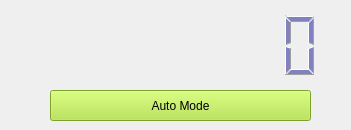
        <widget class="QFrame" name="frame">
         <property name="sizePolicy">
          <sizepolicy hsizetype="Expanding" vsizetype="Expanding">
           <horstretch>0</horstretch>
           <verstretch>0</verstretch>
          </sizepolicy>
         </property>
         <property name="minimumSize">
          <size>
           <width>351</width>
           <height>0</height>
          </size>
         </property>
         <property name="maximumSize">
          <size>
           <width>251</width>
           <height>16777215</height>
          </size>
         </property>
         <property name="font">
          <font>
           <kerning>true</kerning>
          </font>
         </property>
         <property name="frameShape">
          <enum>QFrame::NoFrame</enum>
         </property>
         <property name="frameShadow">
          <enum>QFrame::Raised</enum>
         </property>
         <widget class="QLCDNumber" name="txt_horas">
          <property name="geometry">
           <rect>
            <x>30</x>
            <y>10</y>
            <width>301</width>
            <height>71</height>
           </rect>
          </property>
          <property name="styleSheet">
           <string notr="true">color: rgb(129, 129, 194);</string>
          </property>
          <property name="frameShape">
           <enum>QFrame::NoFrame</enum>
          </property>
          <property name="digitCount">
           <number>8</number>
          </property>
          <property name="mode">
           <enum>QLCDNumber::Dec</enum>
          </property>
         </widget>
         <widget class="QPushButton" name="bt_autoMode">
          <property name="geometry">
           <rect>
            <x>50</x>
            <y>90</y>
            <width>261</width>
            <height>31</height>
           </rect>
          </property>
          <property name="sizePolicy">
           <sizepolicy hsizetype="Minimum" vsizetype="Expanding">
            <horstretch>0</horstretch>
            <verstretch>0</verstretch>
           </sizepolicy>
          </property>
          <property name="autoFillBackground">
           <bool>false</bool>
          </property>
          <property name="styleSheet">
           <string notr="true">background-color: rgb(175, 227, 59);</string>
          </property>
          <property name="text">
           <string>Auto Mode</string>
          </property>
          <property name="icon">
           <iconset resource="resources.qrc">
            <normaloff>:/icons/flat/Einstein-48.png</normaloff>:/icons/flat/Einstein-48.png</iconset>
          </property>
          <property name="iconSize">
           <size>
            <width>32</width>
            <height>32</height>
           </size>
          </property>
          <property name="autoDefault">
           <bool>false</bool>
          </property>
          <property name="default">
           <bool>false</bool>
          </property>
          <property name="flat">
           <bool>false</bool>
          </property>
         </widget>
         <widget class="QLabel" name="VU_MAIN_R9">
          <property name="geometry">
           <rect>
            <x>16</x>
            <y>30</y>
            <width>8</width>
            <height>8</height>
           </rect>
          </property>
          <property name="styleSheet">
           <string notr="true"/>
          </property>
          <property name="text">
           <string/>
          </property>
          <property name="pixmap">
           <pixmap resource="resources.qrc">:/icons/led_yellow_off.png</pixmap>
          </property>
         </widget>
         <widget class="QLabel" name="VU_MAIN_L10">
          <property name="geometry">
           <rect>
            <x>6</x>
            <y>20</y>
            <width>8</width>
            <height>8</height>
           </rect>
          </property>
          <property name="styleSheet">
           <string notr="true"/>
          </property>
          <property name="text">
           <string/>
          </property>
          <property name="pixmap">
           <pixmap resource="resources.qrc">:/icons/led_red_off.png</pixmap>
          </property>
         </widget>
         <widget class="QLabel" name="VU_MAIN_L5">
          <property name="geometry">
           <rect>
            <x>6</x>
            <y>70</y>
            <width>8</width>
            <height>8</height>
           </rect>
          </property>
          <property name="styleSheet">
           <string notr="true"/>
          </property>
          <property name="text">
           <string/>
          </property>
          <property name="pixmap">
           <pixmap resource="resources.qrc">:/icons/led_green_off.png</pixmap>
          </property>
         </widget>
         <widget class="QLabel" name="VU_MAIN_L9">
          <property name="geometry">
           <rect>
            <x>6</x>
            <y>30</y>
            <width>8</width>
            <height>8</height>
           </rect>
          </property>
          <property name="styleSheet">
           <string notr="true"/>
          </property>
          <property name="text">
           <string/>
          </property>
          <property name="pixmap">
           <pixmap resource="resources.qrc">:/icons/led_yellow_off.png</pixmap>
          </property>
         </widget>
         <widget class="QLabel" name="VU_MAIN_L6">
          <property name="geometry">
           <rect>
            <x>6</x>
            <y>60</y>
            <width>8</width>
            <height>8</height>
           </rect>
          </property>
          <property name="styleSheet">
           <string notr="true"/>
          </property>
          <property name="text">
           <string/>
          </property>
          <property name="pixmap">
           <pixmap resource="resources.qrc">:/icons/led_green_off.png</pixmap>
          </property>
         </widget>
         <widget class="QLabel" name="VU_MAIN_R10">
          <property name="geometry">
           <rect>
            <x>16</x>
            <y>20</y>
            <width>8</width>
            <height>8</height>
           </rect>
          </property>
          <property name="styleSheet">
           <string notr="true"/>
          </property>
          <property name="text">
           <string/>
          </property>
          <property name="pixmap">
           <pixmap resource="resources.qrc">:/icons/led_red_off.png</pixmap>
          </property>
         </widget>
         <widget class="QLabel" name="VU_MAIN_R4">
          <property name="geometry">
           <rect>
            <x>16</x>
            <y>80</y>
            <width>8</width>
            <height>8</height>
           </rect>
          </property>
          <property name="styleSheet">
           <string notr="true"/>
          </property>
          <property name="text">
           <string/>
          </property>
          <property name="pixmap">
           <pixmap resource="resources.qrc">:/icons/led_blue_off.png</pixmap>
          </property>
         </widget>
         <widget class="QLabel" name="VU_MAIN_L3">
          <property name="geometry">
           <rect>
            <x>6</x>
            <y>90</y>
            <width>8</width>
            <height>8</height>
           </rect>
          </property>
          <property name="styleSheet">
           <string notr="true"/>
          </property>
          <property name="text">
           <string/>
          </property>
          <property name="pixmap">
           <pixmap resource="resources.qrc">:/icons/led_blue_off.png</pixmap>
          </property>
         </widget>
         <widget class="QLabel" name="VU_MAIN_R2">
          <property name="geometry">
           <rect>
            <x>16</x>
            <y>100</y>
            <width>8</width>
            <height>8</height>
           </rect>
          </property>
          <property name="styleSheet">
           <string notr="true"/>
          </property>
          <property name="text">
           <string/>
          </property>
          <property name="pixmap">
           <pixmap resource="resources.qrc">:/icons/led_blue_off.png</pixmap>
          </property>
         </widget>
         <widget class="QLabel" name="VU_MAIN_L2">
          <property name="geometry">
           <rect>
            <x>6</x>
            <y>100</y>
            <width>8</width>
            <height>8</height>
           </rect>
          </property>
          <property name="styleSheet">
           <string notr="true"/>
          </property>
          <property name="text">
           <string/>
          </property>
          <property name="pixmap">
           <pixmap resource="resources.qrc">:/icons/led_blue_off.png</pixmap>
          </property>
         </widget>
         <widget class="QLabel" name="VU_MAIN_R5">
          <property name="geometry">
           <rect>
            <x>16</x>
            <y>70</y>
            <width>8</width>
            <height>8</height>
           </rect>
          </property>
          <property name="styleSheet">
           <string notr="true"/>
          </property>
          <property name="text">
           <string/>
          </property>
          <property name="pixmap">
           <pixmap resource="resources.qrc">:/icons/led_green_off.png</pixmap>
          </property>
         </widget>
         <widget class="QLabel" name="VU_MAIN_R3">
          <property name="geometry">
           <rect>
            <x>16</x>
            <y>90</y>
            <width>8</width>
            <height>8</height>
           </rect>
          </property>
          <property name="styleSheet">
           <string notr="true"/>
          </property>
          <property name="text">
           <string/>
          </property>
          <property name="pixmap">
           <pixmap resource="resources.qrc">:/icons/led_blue_off.png</pixmap>
          </property>
         </widget>
         <widget class="QLabel" name="VU_MAIN_R7">
          <property name="geometry">
           <rect>
            <x>16</x>
            <y>50</y>
            <width>8</width>
            <height>8</height>
           </rect>
          </property>
          <property name="styleSheet">
           <string notr="true"/>
          </property>
          <property name="text">
           <string/>
          </property>
          <property name="pixmap">
           <pixmap resource="resources.qrc">:/icons/led_green_off.png</pixmap>
          </property>
         </widget>
         <widget class="QLabel" name="VU_MAIN_R8">
          <property name="geometry">
           <rect>
            <x>16</x>
            <y>40</y>
            <width>8</width>
            <height>8</height>
           </rect>
          </property>
          <property name="styleSheet">
           <string notr="true"/>
          </property>
          <property name="text">
           <string/>
          </property>
          <property name="pixmap">
           <pixmap resource="resources.qrc">:/icons/led_green_off.png</pixmap>
          </property>
         </widget>
         <widget class="QLabel" name="VU_MAIN_L7">
          <property name="geometry">
           <rect>
            <x>6</x>
            <y>50</y>
            <width>8</width>
            <height>8</height>
           </rect>
          </property>
          <property name="styleSheet">
           <string notr="true"/>
          </property>
          <property name="text">
           <string/>
          </property>
          <property name="pixmap">
           <pixmap resource="resources.qrc">:/icons/led_green_off.png</pixmap>
          </property>
         </widget>
         <widget class="QLabel" name="VU_MAIN_L1">
          <property name="geometry">
           <rect>
            <x>6</x>
            <y>110</y>
            <width>8</width>
            <height>8</height>
           </rect>
          </property>
          <property name="styleSheet">
           <string notr="true"/>
          </property>
          <property name="text">
           <string/>
          </property>
          <property name="pixmap">
           <pixmap resource="resources.qrc">:/icons/led_blue_off.png</pixmap>
          </property>
          <property name="scaledContents">
           <bool>false</bool>
          </property>
         </widget>
         <widget class="QLabel" name="VU_MAIN_L4">
          <property name="geometry">
           <rect>
            <x>6</x>
            <y>80</y>
            <width>8</width>
            <height>8</height>
           </rect>
          </property>
          <property name="styleSheet">
           <string notr="true"/>
          </property>
          <property name="text">
           <string/>
          </property>
          <property name="pixmap">
           <pixmap resource="resources.qrc">:/icons/led_blue_off.png</pixmap>
          </property>
         </widget>
         <widget class="QLabel" name="VU_MAIN_R1">
          <property name="geometry">
           <rect>
            <x>16</x>
            <y>110</y>
            <width>8</width>
            <height>8</height>
           </rect>
          </property>
          <property name="styleSheet">
           <string notr="true"/>
          </property>
          <property name="text">
           <string/>
          </property>
          <property name="pixmap">
           <pixmap resource="resources.qrc">:/icons/led_blue_off.png</pixmap>
          </property>
         </widget>
         <widget class="QLabel" name="VU_MAIN_R6">
          <property name="geometry">
           <rect>
            <x>16</x>
            <y>60</y>
            <width>8</width>
            <height>8</height>
           </rect>
          </property>
          <property name="styleSheet">
           <string notr="true"/>
          </property>
          <property name="text">
           <string/>
          </property>
          <property name="pixmap">
           <pixmap resource="resources.qrc">:/icons/led_green_off.png</pixmap>
          </property>
         </widget>
         <widget class="QLabel" name="VU_MAIN_L8">
          <property name="geometry">
           <rect>
            <x>6</x>
            <y>40</y>
            <width>8</width>
            <height>8</height>
           </rect>
          </property>
          <property name="styleSheet">
           <string notr="true"/>
          </property>
          <property name="text">
           <string/>
          </property>
          <property name="pixmap">
           <pixmap resource="resources.qrc">:/icons/led_green_off.png</pixmap>
          </property>
         </widget>
        </widget>
